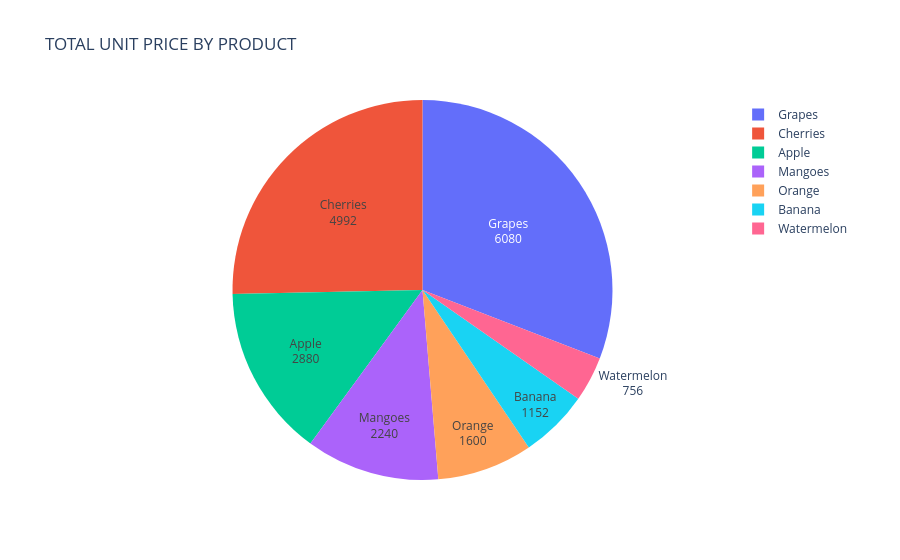

This figure's notebook cell:
### Code cell
fig = px.pie(
    b,
    names="PRODUCT",
    values="UNIT PRICE",
    title="TOTAL UNIT PRICE BY PRODUCT"
)

fig.update_traces(textinfo="label+value")

fig.show()

### Figure 1 — Plotly figure (JSON) as saved in the notebook; plotly's stock layout.template omitted (floating-point values rounded to 4 significant figures)
{"data": [{"domain": {"x": [0, 1], "y": [0, 1]}, "hovertemplate": "PRODUCT=%{label}<br>UNIT PRICE=%{value}<extra></extra>", "labels": ["Apple", "Banana", "Cherries", "Grapes", "Mangoes", "Orange", "Watermelon"], "legendgroup": "", "name": "", "showlegend": true, "textinfo": "label+value", "type": "pie", "values": [2880, 1152, 4992, 6080, 2240, 1600, 756]}], "layout": {"autosize": true, "legend": {"tracegroupgap": 0}, "title": {"text": "TOTAL UNIT PRICE BY PRODUCT"}}}
